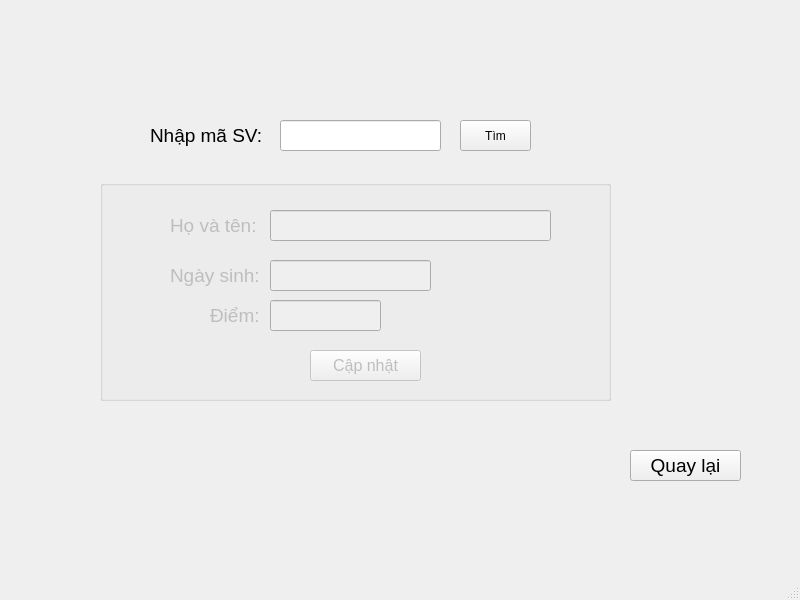
<?xml version="1.0" encoding="UTF-8"?>
<ui version="4.0">
 <class>win</class>
 <widget class="QMainWindow" name="win">
  <property name="enabled">
   <bool>true</bool>
  </property>
  <property name="geometry">
   <rect>
    <x>0</x>
    <y>0</y>
    <width>800</width>
    <height>600</height>
   </rect>
  </property>
  <property name="windowTitle">
   <string>MainWindow</string>
  </property>
  <property name="autoFillBackground">
   <bool>true</bool>
  </property>
  <widget class="QWidget" name="centralwidget">
   <widget class="QLineEdit" name="text_msv">
    <property name="geometry">
     <rect>
      <x>280</x>
      <y>120</y>
      <width>161</width>
      <height>31</height>
     </rect>
    </property>
    <property name="font">
     <font>
      <pointsize>12</pointsize>
     </font>
    </property>
   </widget>
   <widget class="QPushButton" name="btn_search">
    <property name="geometry">
     <rect>
      <x>460</x>
      <y>120</y>
      <width>71</width>
      <height>31</height>
     </rect>
    </property>
    <property name="text">
     <string>Tìm</string>
    </property>
   </widget>
   <widget class="QLabel" name="label">
    <property name="geometry">
     <rect>
      <x>150</x>
      <y>120</y>
      <width>121</width>
      <height>31</height>
     </rect>
    </property>
    <property name="font">
     <font>
      <pointsize>14</pointsize>
     </font>
    </property>
    <property name="text">
     <string>Nhập mã SV: </string>
    </property>
   </widget>
   <widget class="QGroupBox" name="groupBox">
    <property name="enabled">
     <bool>false</bool>
    </property>
    <property name="geometry">
     <rect>
      <x>100</x>
      <y>180</y>
      <width>511</width>
      <height>221</height>
     </rect>
    </property>
    <property name="autoFillBackground">
     <bool>true</bool>
    </property>
    <property name="title">
     <string/>
    </property>
    <property name="flat">
     <bool>false</bool>
    </property>
    <property name="checkable">
     <bool>false</bool>
    </property>
    <widget class="QLabel" name="label_2">
     <property name="geometry">
      <rect>
       <x>70</x>
       <y>30</y>
       <width>111</width>
       <height>31</height>
      </rect>
     </property>
     <property name="font">
      <font>
       <pointsize>14</pointsize>
      </font>
     </property>
     <property name="text">
      <string>Họ và tên:</string>
     </property>
    </widget>
    <widget class="QLineEdit" name="text_name">
     <property name="geometry">
      <rect>
       <x>170</x>
       <y>30</y>
       <width>281</width>
       <height>31</height>
      </rect>
     </property>
     <property name="font">
      <font>
       <pointsize>12</pointsize>
      </font>
     </property>
     <property name="dragEnabled">
      <bool>false</bool>
     </property>
     <property name="readOnly">
      <bool>true</bool>
     </property>
    </widget>
    <widget class="QLabel" name="text_date">
     <property name="geometry">
      <rect>
       <x>70</x>
       <y>80</y>
       <width>101</width>
       <height>31</height>
      </rect>
     </property>
     <property name="font">
      <font>
       <pointsize>14</pointsize>
      </font>
     </property>
     <property name="text">
      <string>Ngày sinh:</string>
     </property>
    </widget>
    <widget class="QLineEdit" name="text_birthday">
     <property name="geometry">
      <rect>
       <x>170</x>
       <y>80</y>
       <width>161</width>
       <height>31</height>
      </rect>
     </property>
     <property name="font">
      <font>
       <pointsize>12</pointsize>
      </font>
     </property>
     <property name="readOnly">
      <bool>true</bool>
     </property>
    </widget>
    <widget class="QLabel" name="text_date_2">
     <property name="geometry">
      <rect>
       <x>110</x>
       <y>120</y>
       <width>61</width>
       <height>31</height>
      </rect>
     </property>
     <property name="font">
      <font>
       <pointsize>14</pointsize>
      </font>
     </property>
     <property name="text">
      <string>Điểm:</string>
     </property>
    </widget>
    <widget class="QLineEdit" name="text_grade">
     <property name="geometry">
      <rect>
       <x>170</x>
       <y>120</y>
       <width>111</width>
       <height>31</height>
      </rect>
     </property>
     <property name="font">
      <font>
       <pointsize>12</pointsize>
      </font>
     </property>
     <property name="readOnly">
      <bool>false</bool>
     </property>
    </widget>
    <widget class="QPushButton" name="btn_update">
     <property name="geometry">
      <rect>
       <x>210</x>
       <y>170</y>
       <width>111</width>
       <height>31</height>
      </rect>
     </property>
     <property name="font">
      <font>
       <pointsize>12</pointsize>
      </font>
     </property>
     <property name="text">
      <string>Cập nhật</string>
     </property>
    </widget>
   </widget>
   <widget class="QPushButton" name="btn_back">
    <property name="geometry">
     <rect>
      <x>630</x>
      <y>450</y>
      <width>111</width>
      <height>31</height>
     </rect>
    </property>
    <property name="font">
     <font>
      <pointsize>14</pointsize>
     </font>
    </property>
    <property name="text">
     <string>Quay lại</string>
    </property>
   </widget>
  </widget>
  <widget class="QMenuBar" name="menubar">
   <property name="geometry">
    <rect>
     <x>0</x>
     <y>0</y>
     <width>800</width>
     <height>21</height>
    </rect>
   </property>
  </widget>
  <widget class="QStatusBar" name="statusbar"/>
 </widget>
 <resources/>
 <connections/>
</ui>
